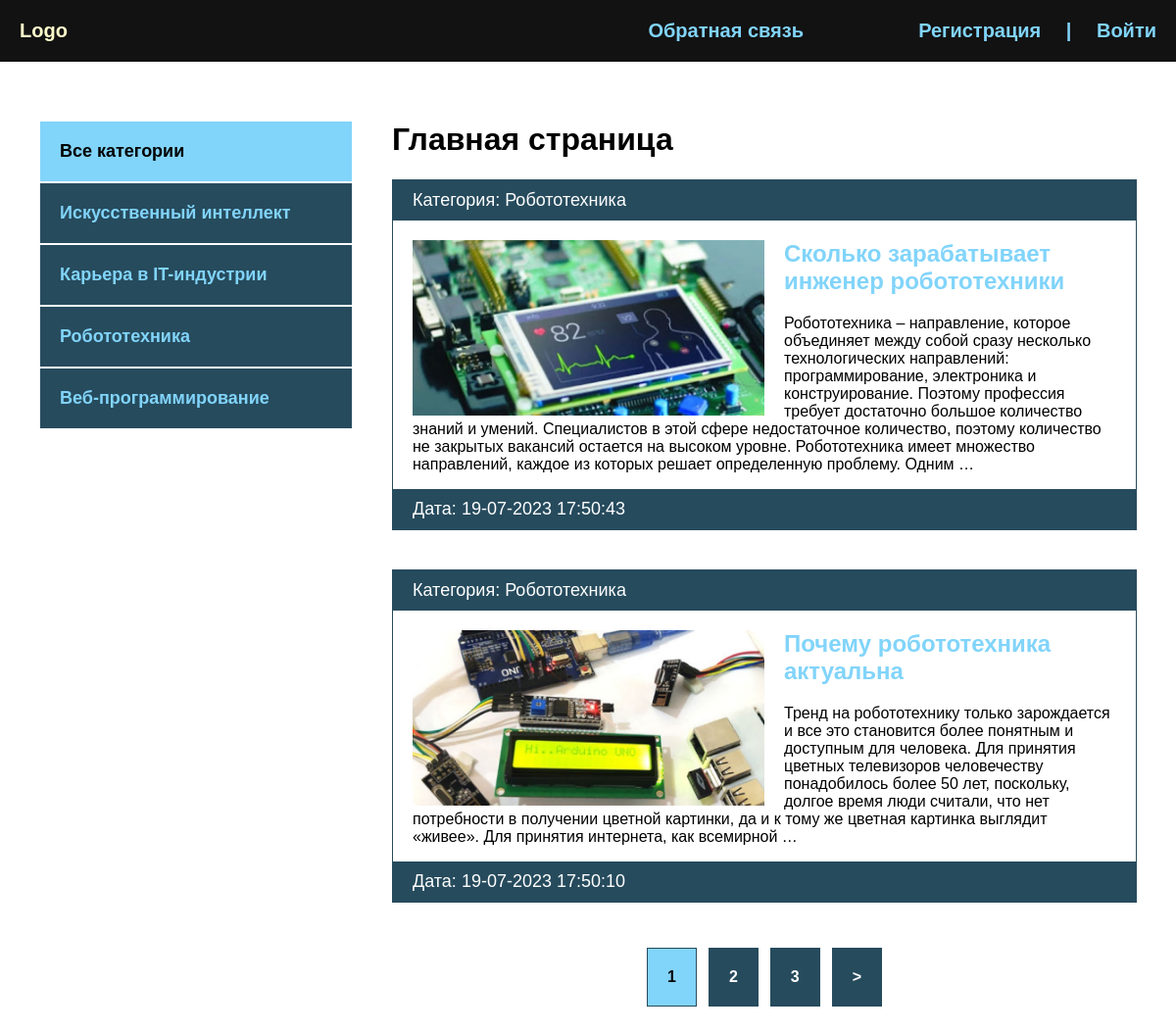
The app's page /, older data.
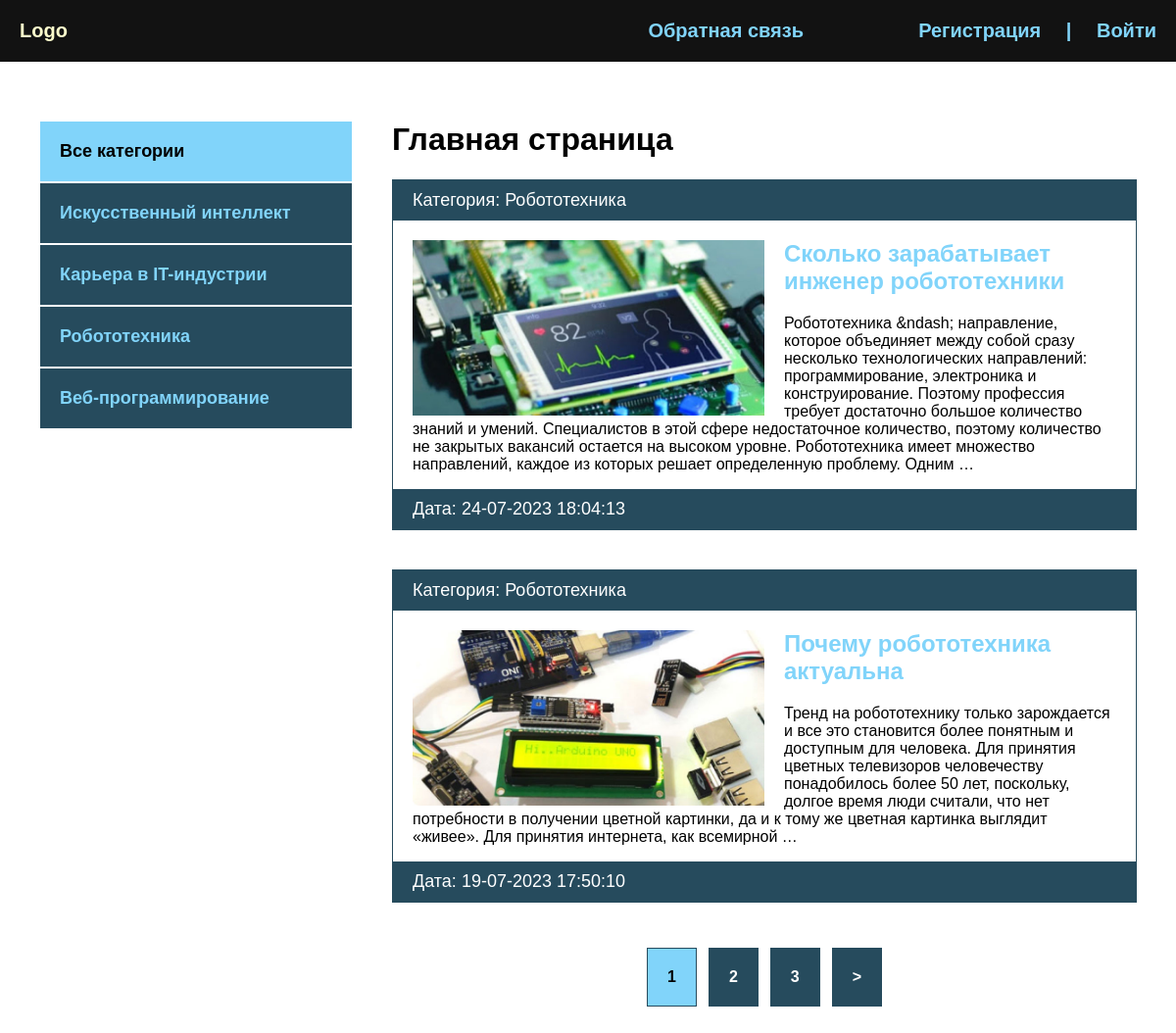
The same page, newer data.
### blog/models.py (models this page shows, shortened)
class Category(models.Model):
    name = models.CharField(max_length=100, verbose_name='Категория')
    slug = models.SlugField(max_length=100, unique=True, verbose_name='URL')
    def __str__(self):
        return self.name
    def get_absolute_url(self):
        return reverse('category', kwargs={'cat_slug': self.slug})
    class Meta:
        verbose_name = 'категорию'
        verbose_name_plural = 'Категории'

class Blog(models.Model):
    title = models.CharField(max_length=255, verbose_name='Название')
    slug = models.SlugField(max_length=255, unique=True, verbose_name='URL')
    content = models.TextField(blank=True, verbose_name='Контент')
    photo = models.ImageField(upload_to="photos/%Y/%m/%d/", blank=True, verbose_name='Фото')
    time_created = models.DateTimeField(auto_now_add=True, verbose_name='Дата публикации')
    time_update = models.DateTimeField(auto_now=True, verbose_name='Дата обновления')
    is_published = models.BooleanField(default=True, verbose_name='Опубликовано')
    cat = models.ForeignKey('Category', on_delete=models.PROTECT, verbose_name='Категория')
    def get_absolute_url(self):
        return reverse('post', kwargs={'post_slug': self.slug})
    class Meta:
        verbose_name = 'новость'
        verbose_name_plural = 'Новости'
        ordering = ['-time_created']

### blog/views.py (the view)
# urls.py: path('', BlogHome.as_view(), name='index'),
class BlogHome(DataMixin, ListView):
    model = Blog
    template_name = "blog/index.html"
    context_object_name = 'posts'
    def get_context_data(self, *, object_list=None, **kwargs):
        context = super().get_context_data(**kwargs)
        c_def = self.get_user_context(title='Главная страница')
        return dict(list(context.items()) + list(c_def.items()))
    def get_queryset(self):
        return Blog.objects.filter(is_published=True).select_related('cat')

### blog/utils.py (called while the page is built)
    def get_user_context(self, **kwargs):
        context = kwargs
        cats = Category.objects.annotate(Count('blog'))
        user_menu = menu.copy()
        if not self.request.user.is_authenticated:
            user_menu.pop(0)
        context['menu'] = user_menu
        context['cats'] = cats
        if 'cat_selected' not in context:
            context['cat_selected'] = 0
        return context

### blog/templates/blog/index.html
{% extends 'blog/base.html' %}
{% load static %}
{% block content %}
<h1>{{ title }}</h1>
<ul>
    {% for p in posts %}
    <li>
        <p class="first">Категория: {{ p.cat }}</p>
        <div class="text">
            {% if p.photo %}
            <img class="image" src="{{ p.photo.url }}" alt="">
            {% else %}
            <img class="image" src="{% static 'blog/default.jpg' %}" alt="">
            {% endif %}
            <h2><a href="{{ p.get_absolute_url }}">{{ p.title }}</a></h2>
            <p>{{ p.content|striptags|truncatewords:50 }}</p>
        </div>
        <p class="date">Дата: {{ p.time_update|date:"d-m-Y H:i:s" }}</p>
    </li>
    {% endfor %}
</ul>
{% endblock %}

### blog/templates/blog/base.html (shortened to what this page needs)
<!DOCTYPE html>
{% load static %}
{% load blog_tags %}
<html lang="en">
<head>
    <link rel="stylesheet" href="{% static 'css/style.css' %}">
</head>
<body>
<div class="header">
    <div class="wrap">
        <ul class="mainmenu">
            <li class="logo"><a href="{% url 'index' %}">Logo</a></li>
            {% for m in menu %}
            <li class="last"><a href="{% url m.url_name %}">{{ m.title }}</a></li>
            {% endfor %}
            {% if request.user.is_authenticated %}
            <li class="last">{{ user.username }} | <a href="{% url 'logout' %}">Выйти</a></li>
            {% else %}
            <li class="last"><a href="{% url 'register' %}">Регистрация</a> | <a href="{% url 'login' %}">Войти</a></li>
            {% endif %}
        </ul>
    </div>
</div>
<div class="content">
    <div class="wrap">
        <div class="sidebar">
            <ul>
                {% if cat_selected == 0 %}
                <li class="selected">Все категории</li>
                {% else %}
                <li><a href="{% url 'index' %}">Все категории</a></li>
                {% endif %}
                {% for c in cats %}
                    {% if c.blog__count > 0 %}
                        {% if c.pk == cat_selected %}
                        <li class="selected">{{ c.name }}</li>
                        {% else %}
                        <li><a href="{{ c.get_absolute_url }}">{{ c.name }}</a></li>
                        {% endif %}
                    {% endif %}
                {% endfor %}
            </ul>
        </div>
        <div class="main">
            {% block content %}
            {% endblock %}
            {% if page_obj.has_other_pages %}
            <div>
                <ul class="list-pages">
                    {% for p in paginator.page_range %}
                    {% if page_obj.number == p %}
                    <li class="page-num page-num-selected">
                        {{ p }}
                    </li>
                    {% elif p >= page_obj.number|add:-2 and p <= page_obj.number|add:2 %}
                    <li class="page-num">
                        <a href="?page={{ p }}">{{ p }}</a>
                    </li>
                    {% endif %}
                    {% endfor %}
                    {% if page_obj.has_next %}
                    <li class="page-num">
                        <a href="?page={{ page_obj.next_page_number }}">&gt;</a>
                    </li>
                    {% endif %}
                </ul>
            </div>
            {% endif %}
        </div>
    </div>
</div>
</body>
</html>

### blog/static/css/style.css (style rules this page uses)
body { margin: 0; padding: 0; background: #264b5d; font-family: Verdana, Geneva, Tahoma, sans-serif; }
.wrap { max-width: 1200px; margin: 0 auto; }
.content .wrap { background: #FFF; padding: 40px; box-sizing: border-box; display: flex; }
ul { list-style: none; margin: 0; padding: 0; }
a { color: #81d4fa; text-decoration: none; padding: 20px; }
.header { background: #121212; }
.mainmenu { display: flex; font-size: 20px; font-weight: bold; padding: 20px 0; align-items: center; justify-content: space-between; }
.logo { flex-basis: 40%; }
.last { flex-basis: 30%; text-align: right; color: #81d4fa; }
.sidebar ul { width: 320px; margin-right: 40px; margin-top: 20px; }
.sidebar a { padding: 20px; display: block; border: 1px solid #FFF; background: #264b5d; font-weight: bold; font-size: 18px; }
.selected { font-size: 18px; padding: 20px; border: 1px solid #FFF; background: #81d4fa; font-weight: bold; }
.main li { border: 1px solid #264b5d; margin-bottom: 40px; }
.first, .date { padding: 10px 20px; background: #264b5d; font-size: 18px; margin: 0; color: #FFF; }
.image { float: left; margin-right: 20px; max-width: 50%; }
.text { padding: 20px 20px 0; }
.text h2 { margin-top: 0; }
.text a { padding-left: 0; }
.list-pages { display: flex; justify-content: center; }
.list-pages .page-num-selected { background: #81d4fa; padding: 20px; }
.list-pages a { background: #264b5d; padding: 20px; display: block; color: #FFF; }
.page-num { margin: 6px; font-weight: bold; }
.last a { display: inline; }

Row changes from the older to the newer data that the page shows:
changed Blog "Сколько зарабатывает инженер робототехники": content "Робототехника – направление, которое объединяет между…" → "Робототехника &ndash; направление, которое объединяет между…"; time_update "19-07-2023 17:50:43" → "24-07-2023 18:04:13"
